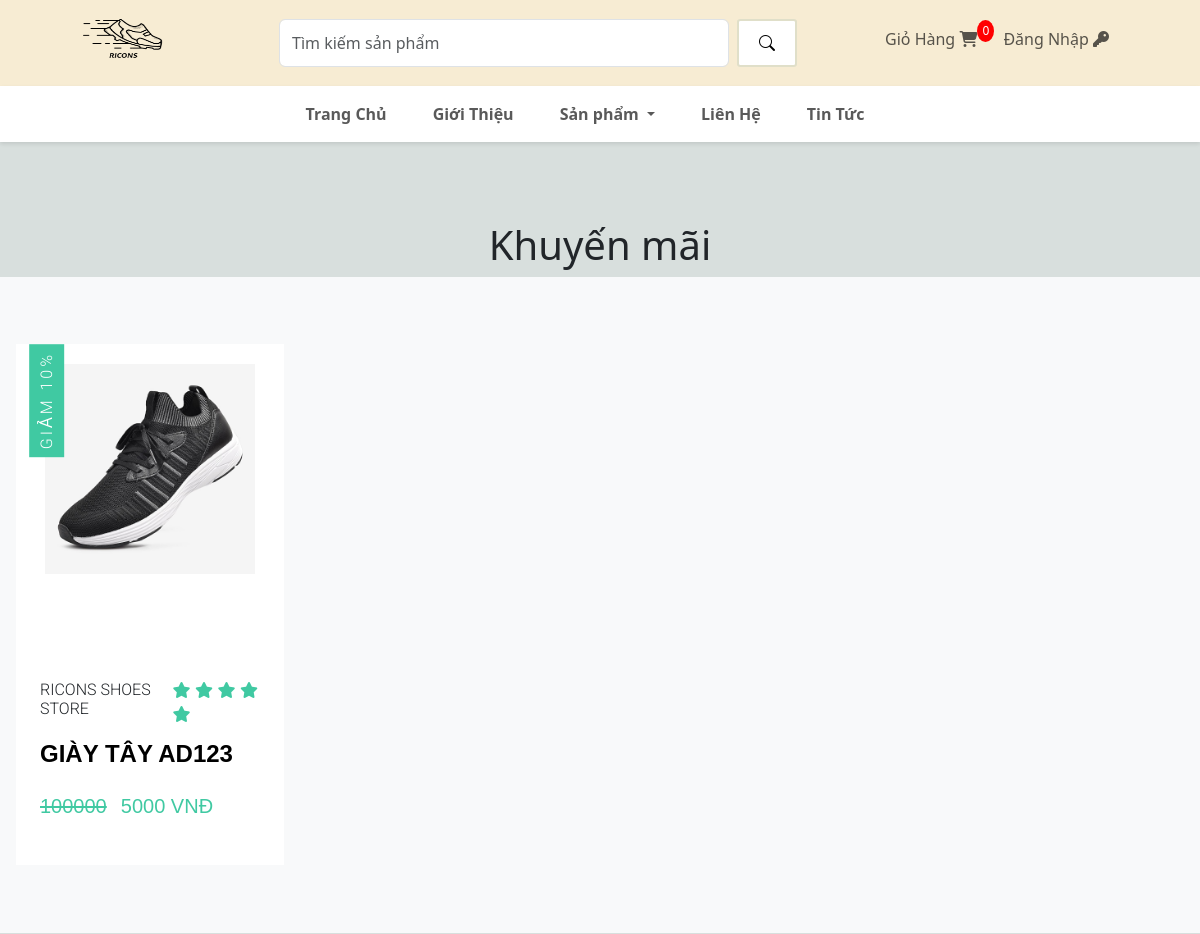
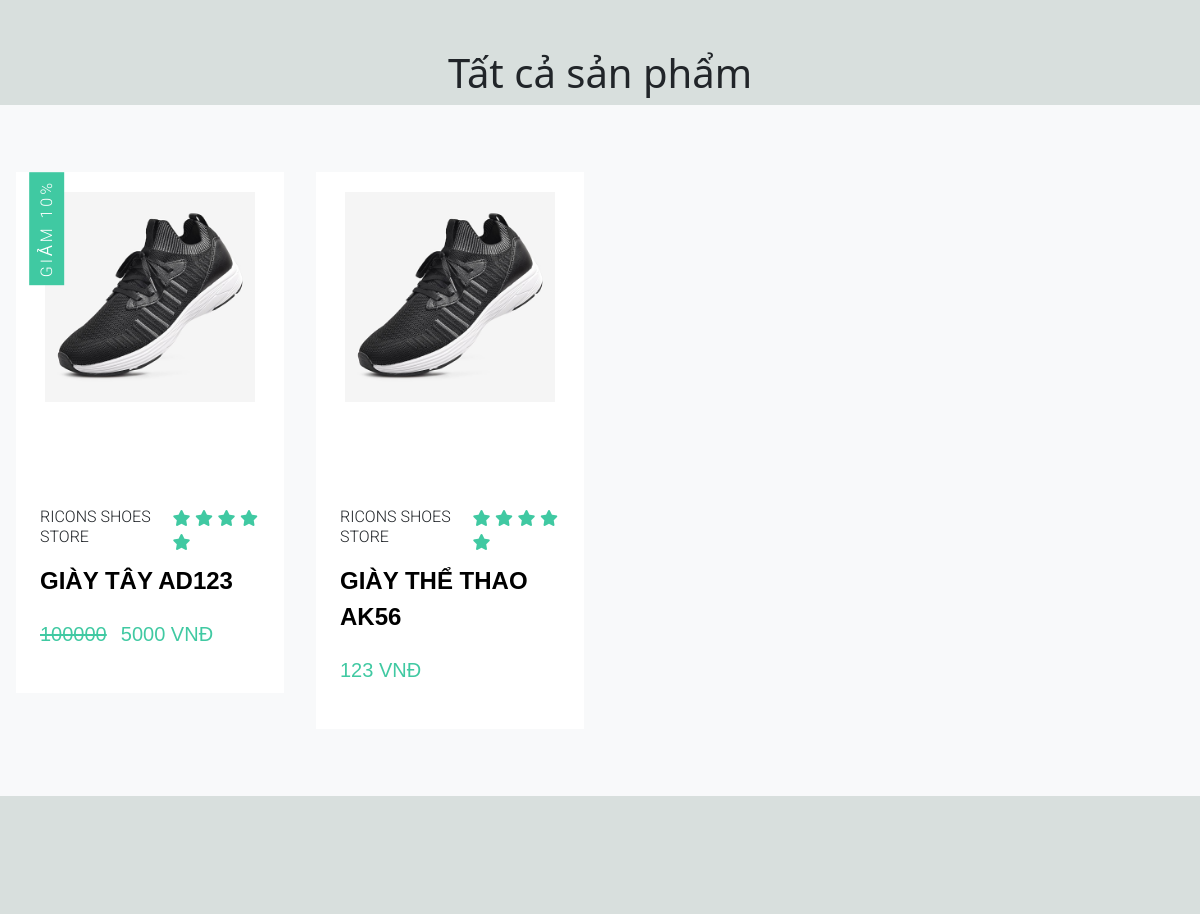
Before: / (upper part) with the older database file (2 pictures, top to bottom).
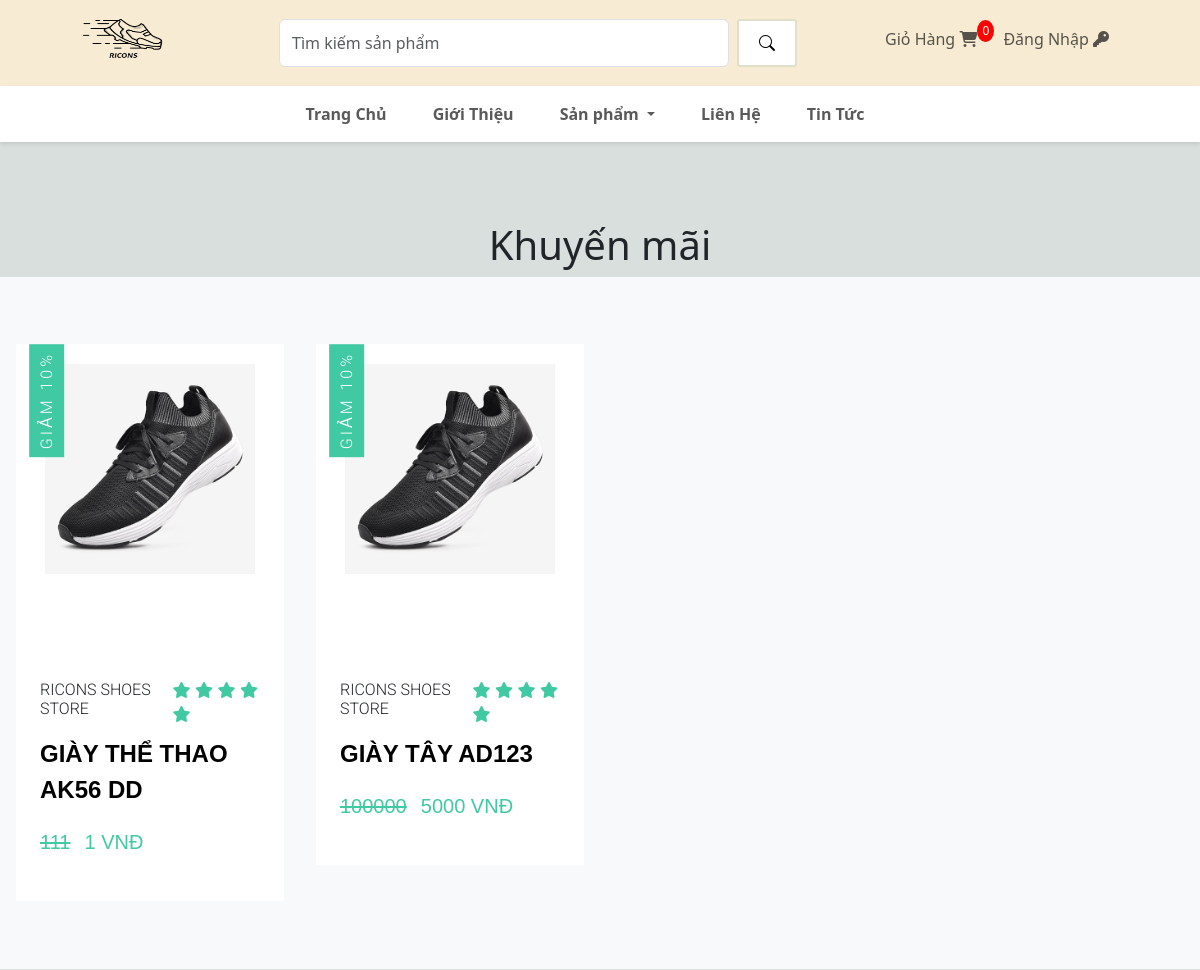
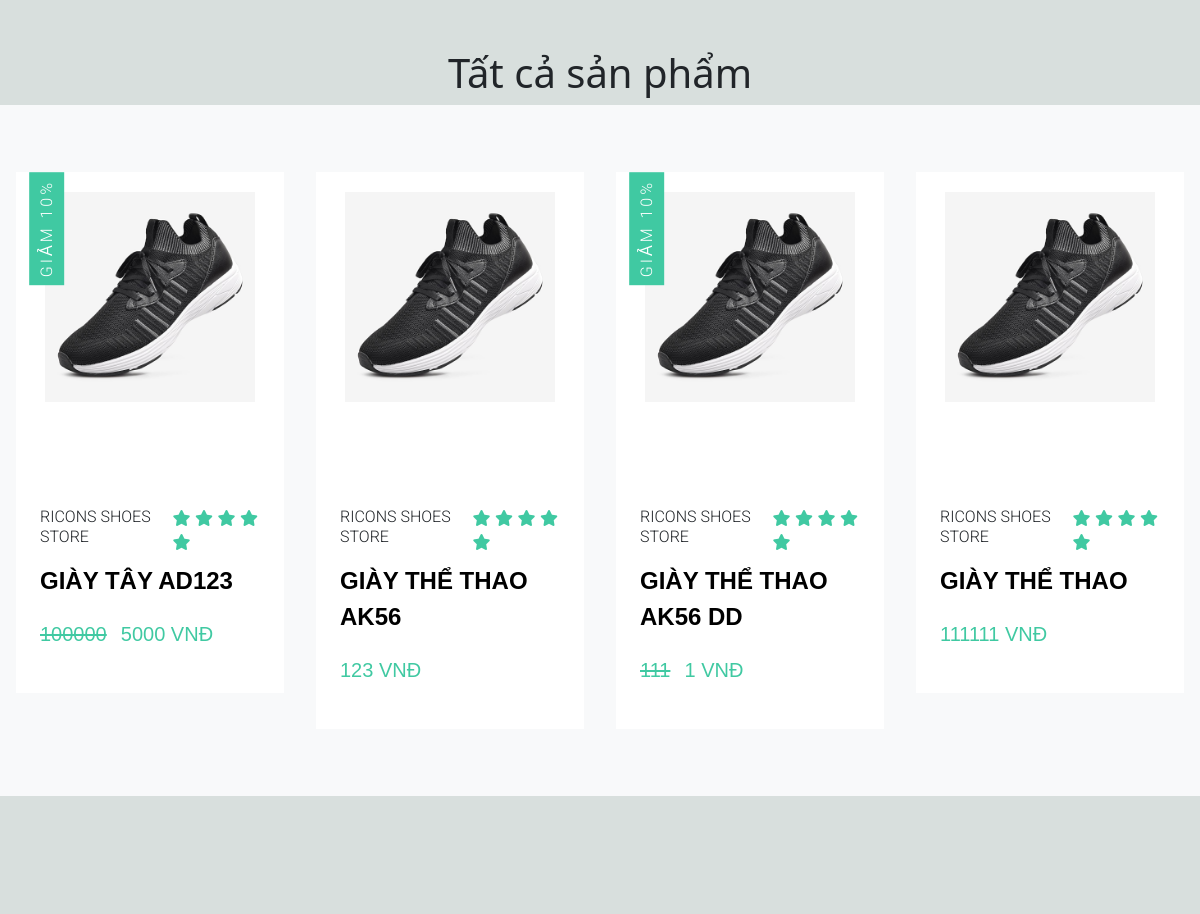
After: the same page with the newer database file (2 pictures, top to bottom).
### app/models.py (models this page shows, shortened)
class SanPham(models.Model):
    the_loai = models.ForeignKey(TheLoai, on_delete=models.CASCADE, default=1)
    ten = models.CharField(max_length=300, null=True, blank=False)
    gia = models.IntegerField(blank=False)
    hinh = models.ImageField(null=True, blank=True)
    khuyen_mai = models.BooleanField(default=False)
    gia_km = models.IntegerField(blank=True, null=True)
    mo_ta = models.CharField(max_length=500, default='', blank=True)
    @property
    def ImageURL(self):
        try:
            url = self.hinh.url
        except:
            url = ''
        return url

### app/views.py (the view)
# urls.py: path('', views.home, name="home"),
def home(request):
    sanpham_list = SanPham.objects.all()
    theloai_list = TheLoai.objects.all()
    sanpham_km_list = SanPham.objects.filter(khuyen_mai = True).order_by('-id')[:5]
    context = {'theloai_list' : theloai_list,
               'sanpham_list' : sanpham_list,
               'sanpham_km_list' : sanpham_km_list,}
    return render(request, "app/home.html", context)

### app/context_processors.py (called while the page is built)
def tong_san_pham_trong_gio_hang(request):
    return {
        'tong_san_pham_trong_gio_hang': lay_so_luong_san_pham_trong_gio_hang(request.user)
    }

### app/views.py (called while the page is built, shortened)
def lay_so_luong_san_pham_trong_gio_hang(user):
    return 0

### app/templates/app/home.html (shortened to what the changed rows need)
{% extends 'app/base.html' %}
{% block content %}
<div class="container-pdt" style="margin-top: 20px; padding-top: 20px;">
    <div class="row" style="margin-top: 50px;">
        <div class="col-lg">
            <h1 style="text-align: center;">Khuyến mãi</h1>
            <section class="products">
                <div class="product-card-container">
                    <div class="product-items">
                        {% for sanpham in sanpham_km_list %}
                        <div class="product">
                            <div class="product-content">
                                <div class="product-img">
                                    <img src="{{sanpham.ImageURL}}" alt="product image">
                                </div>
                            </div>
                            <div class="product-info">
                                <div class="product-info-top">
                                    <h2 class="sm-title">Ricons Shoes Store</h2>
                                    <div class="rating">
                                        <span><i class="fas fa-star"></i></span>
                                        <span><i class="fas fa-star"></i></span>
                                        <span><i class="fas fa-star"></i></span>
                                        <span><i class="fas fa-star"></i></span>
                                        <span><i class="fas fa-star"></i></span>
                                    </div>
                                </div>
                                <a href="#" class="product-name">{{sanpham.ten}}</a>
                                <div class="product- price-container">
                                    {% if sanpham.khuyen_mai == True %}
                                    <strike class="product-price">{{sanpham.gia}}</strike>
                                    <p class="product-price">{{ sanpham.gia_km}} VNĐ</p>
                                    {% else %}
                                    <p class="product-price">{{sanpham.gia}} VNĐ</p>
                                    {% endif %}
                                </div>
                            </div>
                            {% if sanpham.khuyen_mai == True %}
                            <div class="off-info">
                                <h2 class="sm-title">Giảm 10%</h2>
                            </div>
                            {% endif %}
                        </div>
                        {% endfor %}
                    </div>
                </div>
            </section>
        </div>
    </div>
    <div class="row" style="margin-top: 50px;">
        <div class="col-lg">
            <h1 style="text-align: center;">Tất cả sản phẩm </h1>
            <section class="products">
                <div class="product-ccontainer">
                    <div class="product-items">
                        {% for sanpham in sanpham_list %}
                        <div class="product">
                            <div class="product-content">
                                <div class="product-img">
                                    <img src="{{sanpham.ImageURL}}" alt="product image">
                                </div>
                            </div>
                            <div class="product-info">
                                <div class="product-info-top">
                                    <h2 class="sm-title">Ricons Shoes Store</h2>
                                    <div class="rating">
                                        <span><i class="fas fa-star"></i></span>
                                        <span><i class="fas fa-star"></i></span>
                                        <span><i class="fas fa-star"></i></span>
                                        <span><i class="fas fa-star"></i></span>
                                        <span><i class="fas fa-star"></i></span>
                                    </div>
                                </div>
                                <a href="#" class="product-name">{{sanpham.ten}}</a>
                                <div class="product- price-container">
                                    {% if sanpham.khuyen_mai == True %}
                                    <strike class="product-price">{{sanpham.gia}}</strike>
                                    <p class="product-price">{{ sanpham.gia_km}} VNĐ</p>
                                    {% else %}
                                    <p class="product-price">{{sanpham.gia}} VNĐ</p>
                                    {% endif %}
                                </div>
                            </div>
                            {% if sanpham.khuyen_mai == True %}
                            <div class="off-info">
                                <h2 class="sm-title">Giảm 10%</h2>
                            </div>
                            {% endif %}
                        </div>
                        {% endfor %}
                    </div>
                </div>
            </section>
        </div>
    </div>
</div>
{% endblock content %}

Changed rows visible on the page:
added SanPham: ImageURL (picture), ten "GIÀY THỂ THAO AK56 DD", gia "111", gia_km "1", khuyen_mai "GIẢM 10%"
added SanPham: ImageURL (picture), ten "GIÀY THỂ THAO", gia "111111", shown under "Tất cả sản phẩm"
